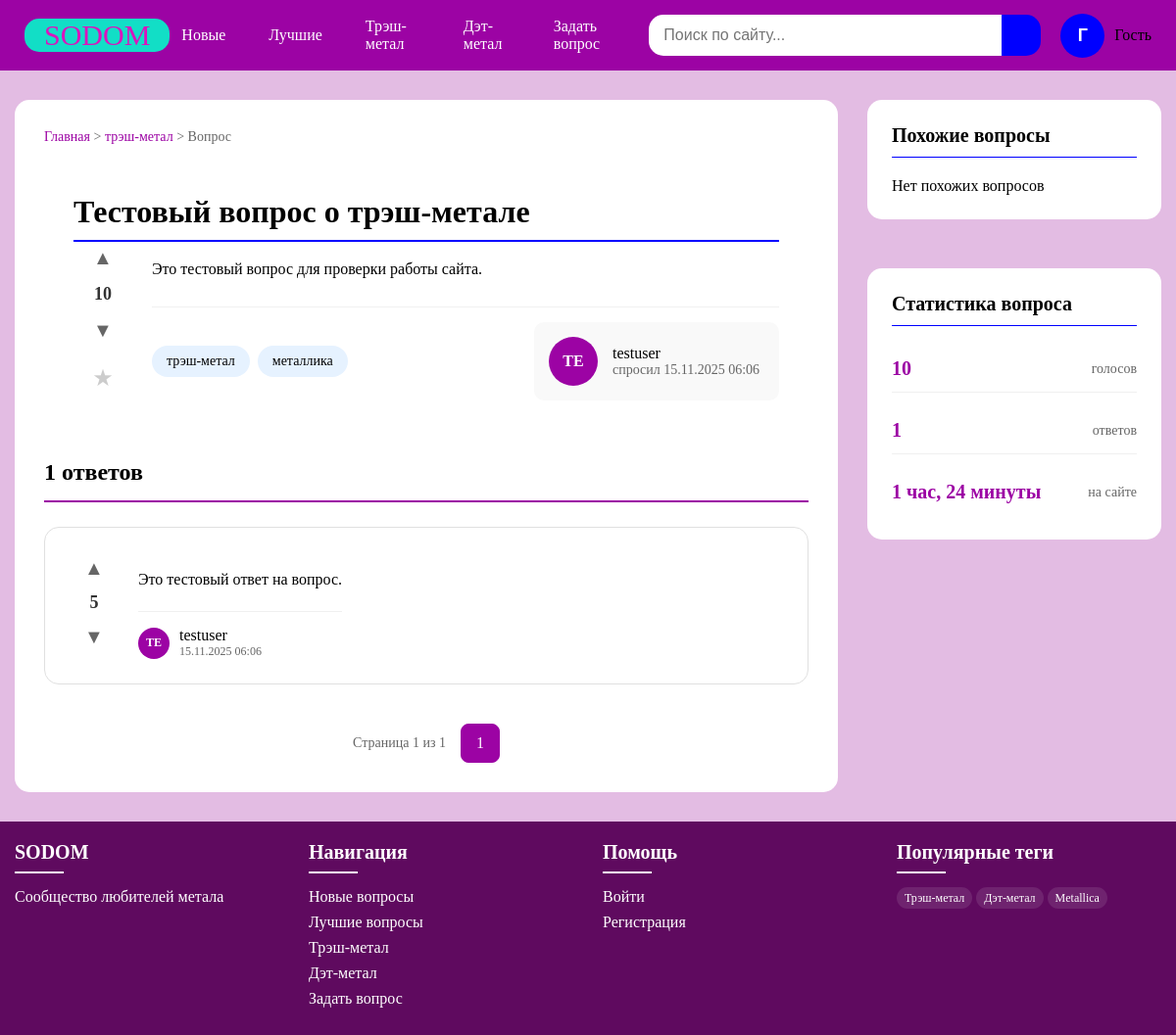
Screenshot of /question/2/ with the database file from the repository.
### app/models.py (models this page shows, shortened)
class Question(models.Model):
    title = models.CharField(max_length=200)
    content = models.TextField()
    author = models.ForeignKey(User, on_delete=models.CASCADE)
    tags = models.ManyToManyField(Tag)
    created_at = models.DateTimeField(auto_now_add=True)
    updated_at = models.DateTimeField(auto_now=True)
    votes = models.IntegerField(default=0)
    objects = QuestionManager()
    class Meta:
        ordering = ['-created_at']
    def answers_count(self):
        return self.answer_set.count()
    def get_author_initials(self):
        username = self.author.username
        if len(username) >= 2:
            return username[:2].upper()
        return 'US'

class Tag(models.Model):
    name = models.CharField(max_length=50, unique=True)

class Answer(models.Model):
    content = models.TextField()
    question = models.ForeignKey(Question, on_delete=models.CASCADE)
    author = models.ForeignKey(User, on_delete=models.CASCADE)
    created_at = models.DateTimeField(auto_now_add=True)
    updated_at = models.DateTimeField(auto_now=True)
    votes = models.IntegerField(default=0)
    is_accepted = models.BooleanField(default=False)
    class Meta:
        ordering = ['-is_accepted', '-votes', '-created_at']
    def get_author_initials(self):
        username = self.author.username
        if len(username) >= 2:
            return username[:2].upper()
        return 'US'

### app/views.py (the view)
# urls.py: path('question/<int:question_id>/', views.question, name='question'),
def question(request, question_id):
    question_obj = get_object_or_404(
        Question.objects.select_related('author').prefetch_related('tags'),
        id=question_id
    )
    answers = Answer.objects.filter(question=question_obj).select_related('author')
    page_obj = paginate(answers, request, per_page=10)
    similar_questions = Question.objects.filter(
        tags__in=question_obj.tags.all()
    ).exclude(id=question_id).distinct()[:5]
    return render(request, 'question.html', {
        'question': question_obj,
        'page_obj': page_obj,
        'answers': page_obj.object_list,
        'similar_questions': similar_questions,
    })

### app/utils.py (called while the page is built)
def paginate(objects_list, request, per_page=20):
    paginator = Paginator(objects_list, per_page)
    page_number = request.GET.get('page', 1)
    try:
        page_number = int(page_number)
    except (TypeError, ValueError):
        page_number = 1
    page_obj = paginator.get_page(page_number)
    return page_obj

### templates/question.html (shortened to what this page needs)
{% extends 'base.html' %}
{% block content %}
<div class="main-content">
    <div class="left-column">
        <nav class="breadcrumbs">
            <a href="{% url 'app:index' %}">Главная</a> &gt;
            {% if question.tags.first %}
            <a href="{% url 'app:tag' question.tags.first.name %}">{{ question.tags.first.name }}</a> &gt;
            {% endif %}
            <span>Вопрос</span>
        </nav>
        <div class="question-detail">
            <div class="question-header">
                <h1 class="page-title">{{ question.title }}</h1>
            </div>
            <div class="question-main">
                <div class="question-voting">
                    <button class="vote-btn upvote">▲</button>
                    <span class="vote-count">{{ question.votes }}</span>
                    <button class="vote-btn downvote">▼</button>
                    <div class="favorite-btn">★</div>
                </div>
                <div class="question-content">
                    <div class="question-body">
                        <p>{{ question.content|linebreaks }}</p>
                    </div>
                    <div class="question-meta">
                        <div class="question-tags">
                            {% for tag in question.tags.all %}
                            <a href="{% url 'app:tag' tag.name %}" class="tag">{{ tag.name }}</a>
                            {% endfor %}
                        </div>
                        <div class="question-author-info">
                            <div class="author-avatar-large">{{ question.get_author_initials }}</div>
                            <div class="author-details">
                                <div class="author-name">{{ question.author.username }}</div>
                                <div class="question-date">спросил {{ question.created_at|date:"d.m.Y H:i" }}</div>
                            </div>
                        </div>
                    </div>
                </div>
            </div>
        </div>
        <div class="answers-header">
            <h2>{{ answers|length }} ответов</h2>
        </div>
        <div class="answers-list">
            {% for answer in answers %}
            <div class="answer-item {% if answer.is_accepted %}accepted-answer{% endif %}">
                <div class="answer-voting">
                    <button class="vote-btn upvote">▲</button>
                    <span class="vote-count">{{ answer.votes }}</span>
                    <button class="vote-btn downvote">▼</button>
                </div>
                <div class="answer-content">
                    <div class="answer-body">
                        <p>{{ answer.content|linebreaks }}</p>
                    </div>
                    <div class="answer-meta">
                        <div class="answer-author">
                            <div class="author-avatar">{{ answer.get_author_initials }}</div>
                            <div class="author-info">
                                <div class="author-name">{{ answer.author.username }}</div>
                                <div class="answer-date">{{ answer.created_at|date:"d.m.Y H:i" }}</div>
                            </div>
                        </div>
                    </div>
                </div>
            </div>
            {% empty %}
            <div class="no-answers">
                <h3>Пока нет ответов</h3>
                <p>Будьте первым, кто ответит на этот вопрос!</p>
            </div>
            {% endfor %}
        </div>
        {% if answers %}
        <div class="pagination">
            <span class="page-info">Страница {{ page_obj.number }} из {{ page_obj.paginator.num_pages }}</span>
            <div class="page-numbers">
                <span class="page-number active">{{ page_obj.number }}</span>
            </div>
        </div>
        {% endif %}
    </div>
    <div class="right-column">
        <div class="sidebar-widget">
            <h3 class="widget-title">Похожие вопросы</h3>
            <ul class="related-questions">
                {% for similar in similar_questions %}
                <li>
                    <div class="related-question">
                        <a href="{% url 'app:question' similar.id %}">{{ similar.title|truncatewords:8 }}</a>
                        <div class="question-meta-small">{{ similar.answers_count }} ответов</div>
                    </div>
                </li>
                {% empty %}
                <li>Нет похожих вопросов</li>
                {% endfor %}
            </ul>
        </div>
        <div class="sidebar-widget">
            <h3 class="widget-title">Статистика вопроса</h3>
            <div class="stats-container">
                <div class="stat-item">
                    <span class="stat-number">{{ question.votes }}</span>
                    <span class="stat-label">голосов</span>
                </div>
                <div class="stat-item">
                    <span class="stat-number">{{ question.answers_count }}</span>
                    <span class="stat-label">ответов</span>
                </div>
                <div class="stat-item">
                    <span class="stat-number">{{ question.created_at|timesince }}</span>
                    <span class="stat-label">на сайте</span>
                </div>
            </div>
        </div>
    </div>
</div>
{% endblock %}

### rows the page displays
Question: tags.first.name "трэш-метал", title "Тестовый вопрос о трэш-метале", votes "10", content "Это тестовый вопрос для проверки работы сайта.", get_author_initials "TE", author.username "testuser", created_at "15.11.2025 06:06", answers_count "1", created_at "1 час, 24 минуты"
Tag: name "трэш-метал"
Tag: name "металлика"
Answer: votes "5", content "Это тестовый ответ на вопрос.", get_author_initials "TE", author.username "testuser", created_at "15.11.2025 06:06"

### other values shown
{{ answers|length }} "1"
{{ page_obj.number }} "1"
{{ page_obj.paginator.num_pages }} "1"
